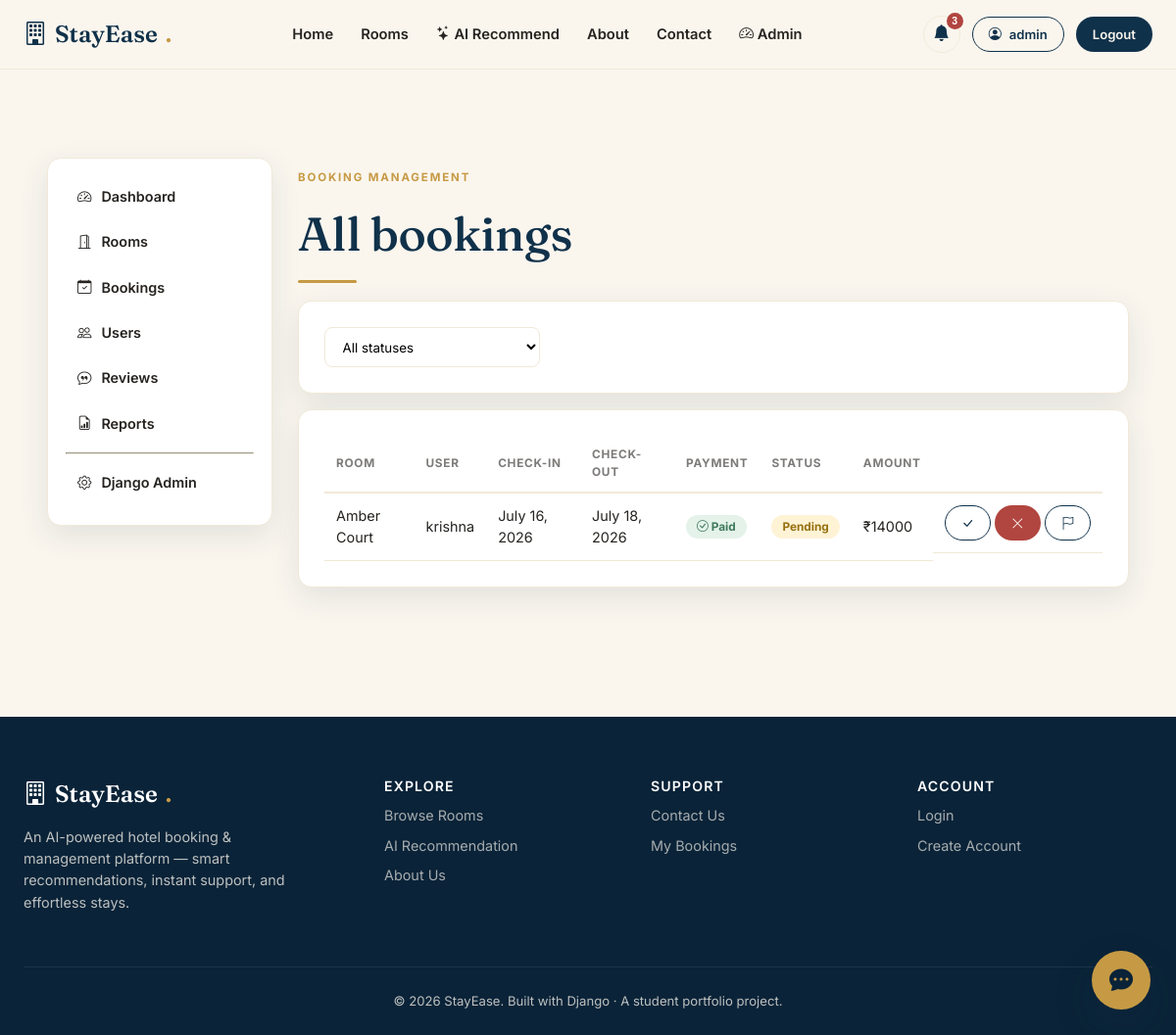
Page /manage/bookings/ (signed in) on the committed database.
### bookings/models.py (models this page shows, shortened)
class Booking(models.Model):
    STATUS_CHOICES = [
        ('pending', 'Pending'),
        ('confirmed', 'Confirmed'),
        ('cancelled', 'Cancelled'),
        ('completed', 'Completed'),
    ]
    booking_id = models.UUIDField(default=uuid.uuid4, editable=False, unique=True)
    user = models.ForeignKey(User, on_delete=models.CASCADE, related_name='bookings')
    room = models.ForeignKey(Room, on_delete=models.CASCADE, related_name='bookings')
    check_in = models.DateField()
    check_out = models.DateField()
    guests = models.PositiveIntegerField(default=1)
    status = models.CharField(max_length=20, choices=STATUS_CHOICES, default='pending')
    total_amount = models.DecimalField(max_digits=10, decimal_places=2)
    special_requests = models.TextField(blank=True)
    created_at = models.DateTimeField(auto_now_add=True)
    class Meta:
        ordering = ['-created_at']

### rooms/models.py (models this page shows, shortened)
class Room(models.Model):
    PURPOSE_CHOICES = [
        ('business', 'Business Trip'),
        ('family', 'Family Vacation'),
        ('couple', 'Couple / Honeymoon'),
        ('solo', 'Solo Traveller'),
        ('friends', 'Friends Getaway'),
    ]
    name = models.CharField(max_length=150)
    category = models.ForeignKey(RoomCategory, on_delete=models.CASCADE, related_name='rooms')
    description = models.TextField()
    price_per_night = models.DecimalField(max_digits=10, decimal_places=2)
    capacity = models.PositiveIntegerField(default=2, help_text='Max guests')
    beds = models.PositiveIntegerField(default=1)
    size_sqft = models.PositiveIntegerField(default=250)
    amenities = models.ManyToManyField(Amenity, blank=True, related_name='rooms')
    best_for = models.CharField(max_length=20, choices=PURPOSE_CHOICES, default='family')
    thumbnail = _ImageField(upload_to='rooms/', blank=True, null=True)
    is_available = models.BooleanField(default=True)
    total_units = models.PositiveIntegerField(default=5)
    rating = models.DecimalField(max_digits=2, decimal_places=1, default=4.5)
    created_at = models.DateTimeField(auto_now_add=True)
    class Meta:
        ordering = ['-created_at']

### adminpanel/views.py (the view)
# urls.py: path('bookings/', views.booking_manage_view, name='booking_manage'),
@staff_member_required
def booking_manage_view(request):
    bookings = Booking.objects.select_related('room', 'user').all()
    status = request.GET.get('status', '')
    if status:
        bookings = bookings.filter(status=status)
    return render(request, 'adminpanel/booking_list.html', {'bookings': bookings, 'status': status})

### adminpanel/models.py (called while the page is built)
    @property
    def icon(self):
        return {
            'booking': 'bi-calendar-plus',
            'payment': 'bi-cash-coin',
            'review': 'bi-chat-quote',
            'contact': 'bi-envelope',
        }.get(self.notif_type, 'bi-bell')

### core/context_processors.py (called while the page is built)
def site_context(request):
    context = {
        'SITE_NAME': 'StayEase',
        'SITE_TAGLINE': 'AI-Powered Hotel Booking & Management',
    }
    if getattr(request, 'user', None) and request.user.is_authenticated and request.user.is_staff:
        from adminpanel.models import Notification
        context['admin_notifications'] = Notification.objects.all()[:8]
        context['admin_unread_count'] = Notification.objects.filter(is_read=False).count()
    return context

### templates/adminpanel/booking_list.html (shortened to what this page needs)
{% extends "adminpanel/base_admin.html" %}
{% block admin_content %}
<p class="eyebrow">Booking management</p>
<h1>All bookings</h1>
<div class="divider-gold"></div>
<div class="panel" style="margin-bottom:16px;">
  <form method="get" style="display:flex; gap:10px; align-items:center;">
    <select name="status" class="form-select" style="max-width:220px;" onchange="this.form.submit()">
      <option value="">All statuses</option>
    </select>
  </form>
</div>
<div class="panel">
  <table class="table-clean">
    <thead><tr><th>Room</th><th>User</th><th>Check-in</th><th>Check-out</th><th>Payment</th><th>Status</th><th>Amount</th><th></th></tr></thead>
    <tbody>
      {% for b in bookings %}
      <tr>
        <td>{{ b.room.name }}</td><td>{{ b.user.username }}</td><td>{{ b.check_in }}</td><td>{{ b.check_out }}</td>
        <td>{% if b.payment.status == 'success' %}<span class="badge-soft badge-confirmed"><i class="bi bi-check-circle"></i> Paid</span>{% else %}<span class="badge-soft badge-pending">Unpaid</span>{% endif %}</td>
        <td><span class="badge-soft badge-{{ b.status }}">{{ b.get_status_display }}</span></td>
        <td>₹{{ b.total_amount|floatformat:0 }}</td>
        <td style="display:flex; gap:4px;">
          <a href="{% url 'adminpanel:booking_update_status' b.pk 'confirmed' %}" class="btn btn-sm btn-outline" title="Confirm"><i class="bi bi-check-lg"></i></a>
          <a href="{% url 'adminpanel:booking_update_status' b.pk 'cancelled' %}" class="btn btn-sm btn-danger" title="Cancel"><i class="bi bi-x-lg"></i></a>
          <a href="{% url 'adminpanel:booking_update_status' b.pk 'completed' %}" class="btn btn-sm btn-outline" title="Complete"><i class="bi bi-flag"></i></a>
        </td>
      </tr>
      {% empty %}<tr><td colspan="8" style="text-align:center; color:var(--ink-60);">No bookings found.</td></tr>{% endfor %}
    </tbody>
  </table>
</div>
{% endblock %}

### templates/base.html (shortened to what this page needs)
{% load static %}
<!DOCTYPE html>
<html lang="en">
<head>
  <link rel="stylesheet" href="https://cdn.jsdelivr.net/npm/bootstrap-icons@1.11.3/font/bootstrap-icons.css">
  <link rel="stylesheet" href="{% static 'css/style.css' %}">
</head>
<body>
<nav class="navbar-stayease">
  <div class="navbar-inner">
    <a href="{% url 'core:home' %}" class="brand"><i class="bi bi-building"></i> StayEase<span class="dot">.</span></a>
    <div class="nav-links" id="navLinks">
      <a href="{% url 'core:home' %}">Home</a>
      <a href="{% url 'rooms:list' %}">Rooms</a>
      <a href="{% url 'rooms:recommend' %}"><i class="bi bi-stars"></i> AI Recommend</a>
      <a href="{% url 'core:about' %}">About</a>
      <a href="{% url 'core:contact' %}">Contact</a>
      {% if user.is_authenticated %}
        {% if user.is_staff %}<a href="{% url 'adminpanel:dashboard' %}"><i class="bi bi-speedometer2"></i> Admin</a>{% endif %}
      {% endif %}
    </div>
    <div class="nav-actions">
      {% if user.is_authenticated %}
        {% if user.is_staff %}
        <div class="notif-wrap">
          <button class="notif-bell" id="notifBellBtn"><i class="bi bi-bell-fill"></i>{% if admin_unread_count %}<span class="notif-dot">{{ admin_unread_count }}</span>{% endif %}</button>
        </div>
        {% endif %}
        <a href="{% url 'accounts:dashboard' %}" class="btn btn-outline btn-sm"><i class="bi bi-person-circle"></i> {{ user.first_name|default:user.username }}</a>
        <a href="{% url 'accounts:logout' %}" class="btn btn-navy btn-sm">Logout</a>
      {% else %}
        <a href="{% url 'accounts:login' %}" class="btn btn-outline btn-sm">Login</a>
        <a href="{% url 'accounts:register' %}" class="btn btn-gold btn-sm">Sign Up</a>
      {% endif %}
    </div>
  </div>
</nav>
<div class="container-narrow" style="padding-top: 18px;">
</div>
<main>
  {% block content %}{% endblock %}
</main>
<footer class="site-footer">
  <div class="footer-grid">
    <div>
      <div class="brand" style="color:#fff;"><i class="bi bi-building"></i> StayEase<span class="dot">.</span></div>
      <p style="margin-top:14px; font-size:.9rem; max-width: 300px;">An AI-powered hotel booking &amp; management platform — smart recommendations, instant support, and effortless stays.</p>
    </div>
    <div>
      <h4>Explore</h4>
      <a href="{% url 'rooms:list' %}">Browse Rooms</a>
      <a href="{% url 'rooms:recommend' %}">AI Recommendation</a>
      <a href="{% url 'core:about' %}">About Us</a>
    </div>
    <div>
      <h4>Support</h4>
      <a href="{% url 'core:contact' %}">Contact Us</a>
      <a href="{% url 'bookings:history' %}">My Bookings</a>
    </div>
    <div>
      <h4>Account</h4>
      <a href="{% url 'accounts:login' %}">Login</a>
      <a href="{% url 'accounts:register' %}">Create Account</a>
    </div>
  </div>
  <div class="footer-bottom">&copy; {% now "Y" %} StayEase. Built with Django &middot; A student portfolio project.</div>
</footer>
<button class="chat-toggle" id="chat-toggle"><i class="bi bi-chat-dots-fill"></i></button>
</body>
</html>

### rows in the picture
Booking: room.name "Amber Court", user.username "krishna", check_in "July 16, 2026", check_out "July 18, 2026", shows "Paid", status "Pending", total_amount "14000"

### other values in the picture
{{ admin_unread_count }} "3"
{{ user.first_name|default:user.username }} "admin"
